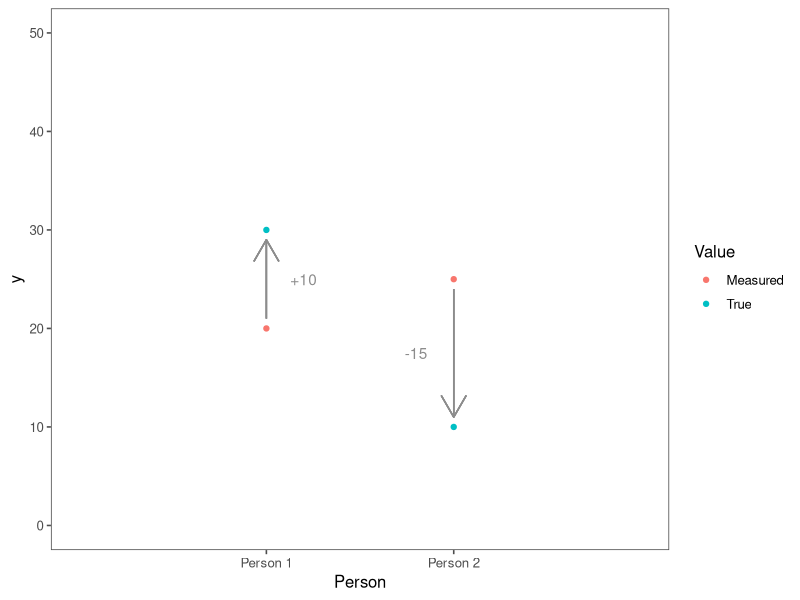
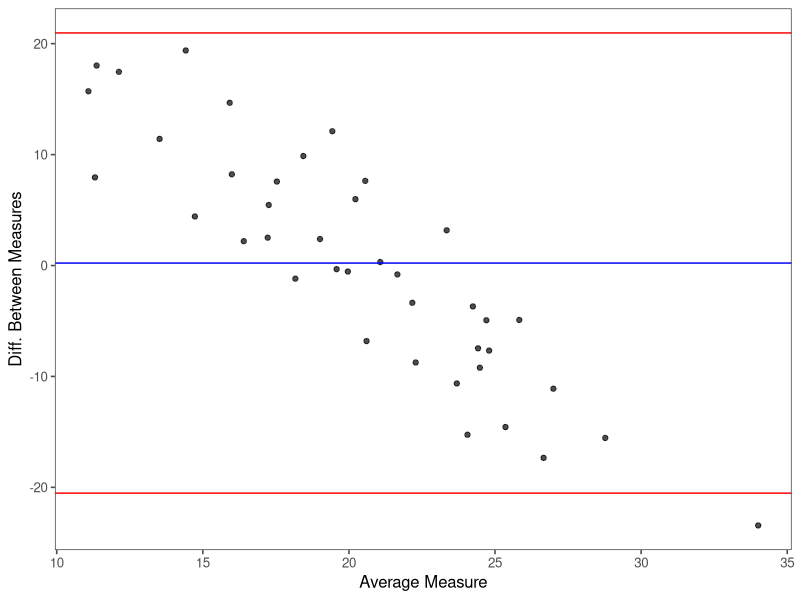

These charts were generated, in order, by the following R code:
## ---- chunk 1
library(ggplot2)
library(ggthemes)

datPlot <- data.frame(Person = c(1, 1, 2, 2), 
                    Value = as.factor(rep(c("Measured", "True"), times=2)),
                    y = c(20, 30, 25, 10))

ggplot(datPlot) + 
  geom_point(aes(x=Person, y=y, color=Value)) + 
  scale_y_continuous(limits=c(0,50)) +
  geom_segment(aes(x=1, xend=1, y=21, yend=29), color="gray55", arrow=arrow()) +
  annotate("text", x=1.2, y=25, label="+10", color="gray55") +
  geom_segment(aes(x=2, xend=2, y=24, yend=11), color="gray55", arrow=arrow()) +
  annotate("text", x=1.8, y=17.5, label="-15", color="gray55") +
  scale_x_continuous(limits=c(0,3), breaks=c(1,2), labels=c("Person 1", "Person 2")) +
  theme_few()
## ---- chunk 2
library(ggplot2)
library(dplyr)
library(ggthemes)

datPlot <- data.frame(Measurement1 = rnorm(40, 20, 2.5),
                      Measurement2 = rnorm(40, 20, 10)) %>% rowwise() %>%
  mutate(Avg = mean(c(Measurement1, Measurement2)), Dif=Measurement1-Measurement2)

ggplot(datPlot, aes(x=Avg, y=Dif)) + 
  geom_point(alpha=0.7) +
  geom_hline(yintercept = mean(datPlot$Dif), colour = "blue", size = 0.5) +
  geom_hline(yintercept = mean(datPlot$Dif) - (1.96 * sd(datPlot$Dif)), colour = "red", size = 0.5) +
  geom_hline(yintercept = mean(datPlot$Dif) + (1.96 * sd(datPlot$Dif)), colour = "red", size = 0.5) +
  ylab("Diff. Between Measures") +
  xlab("Average Measure") +
  theme_few()
